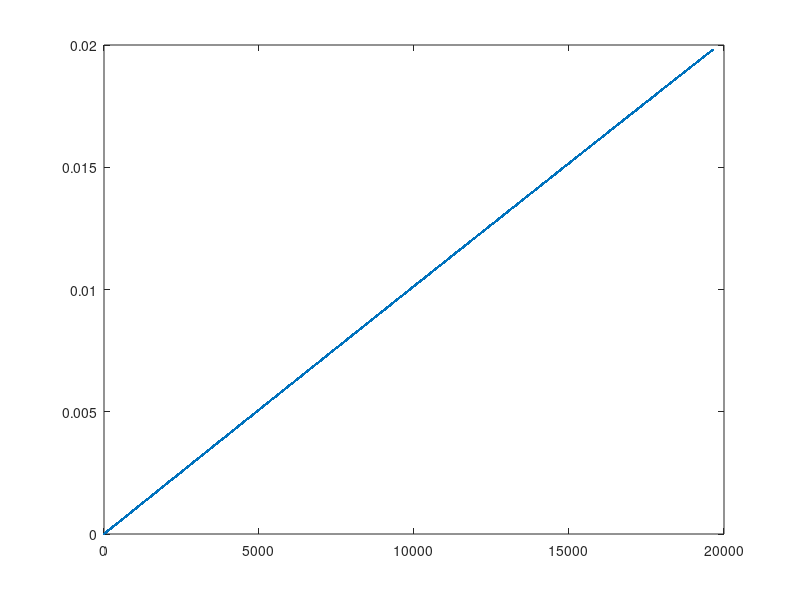

MATLAB code for this plot: (Note: this script raises an error after producing the figure.)
clear
width = 9.5;
height = 3;


XData = [1,4,13,8,16]';
%q_data = rand(5,1);%[0.1,3,0.1,2,9]';
%q_data = [0.1,3,0.001,2,100]'

q_data =     10000*[0.1289
    0.4607
    0.9816
    0.0564
    0.8555];

% XData = 1;
% q_data = 1;

mu_t_r = 100*max(q_data);
tilde = @(q) log(q/mu_t_r + 1);

q = linspace(0,2*max(q_data),1000);
figure(3)
plot(q, tilde(q), '.')


XStar = linspace(min(XData)-15,max(XData)+15,1000)';


covvy=struct('covfn',@(varargin) versatile_cov_fn('sqdexp',varargin{:}));

% set the priors for our hyperparameters. NSamples is the number of samples
% taken in the initial grid for that hyperparameter. After the action of
% ML/HMC/AHS, of course, those samples will almost certainly be moved into
% non-grid locations.
covvy.hyperparams(1)=struct('name','mean',...
    'priorMean',0,'priorSD',0.0001,'NSamples',1,'type','inactive');
covvy.hyperparams(numel(covvy.hyperparams)+1)=struct('name','logNoiseSD',...
    'priorMean',-100,'priorSD',0.5,'NSamples',1,'type','inactive');
covvy.hyperparams(numel(covvy.hyperparams)+1)=struct('name','logInputScale1',...
    'priorMean',log(0.5),'priorSD',0.6,'NSamples',100,'type','real');
covvy.hyperparams(numel(covvy.hyperparams)+1)=struct('name','logOutputScale',...
    'priorMean',log(1),'priorSD',2,'NSamples',1,'type','inactive');

% Number of iterations to allow the integration algorithm        
num_steps=100;

% perform the predictions using either predict_ML_old, predict_HMC or
% predict_ahs
[mean_r,sd_r,covvy2,closestInd]=predict_ML_old(XStar,XData,q_data,covvy,num_steps);
covvy2.hypersamples(closestInd).hyperparameters

hps = covvy2.hypersamples(closestInd).hyperparameters;
q_input_scale = exp(hps(3));


%[sd,obs,mn] = laplot_nice('Regression1',XData,q_data,XStar,mean_r,sd_r,'$x$','$y$',[],[1 0 0],'wide');
%axis([0 11 2 7])
%set(gca,'XTickLabel',{'-pi','-pi/2','0','pi/2','pi'})
%legend([sd,mn,obs],'$\pm$ $$ 1SD','Mean','Observations','Location','NorthEast')




figure(1)
clf
scrsz = get(0,'ScreenSize');
% 
set(gcf,'units','centimeters')
set(gcf,'Position',[1 1 width height])


hold on

ylabel('$\tilde{q}$','Rotation',0);


covvy.hyperparams(4)=struct('name','logOutputScale',...
    'priorMean',log(0.005),'priorSD',2,'NSamples',1,'type','real');

[mean_t_r,sd_t_r,covvy2,closestInd]=...
    predict_ML_old(XStar,XData,tilde(q_data),covvy,num_steps);
hps = covvy2.hypersamples(closestInd).hyperparameters;

length_scales = exp(hps(3));
t_q_input_scale = length_scales;

% mean_t_r = exp(mean_r2-sd_r2.^4)*Sig;
% TildeYNegSD = exp(mean_r2-sd_r2.^4+sd_r2.^2)*Sig;
% TildeYPosSD = exp(mean_r2-sd_r2.^4-sd_r2.^2)*Sig;


t_mean_r = tilde(mean_r);

axis([min(XStar),max(XStar),-2e-3,11e-3])
%axis([0 15 -5 100])
rmn = plot(XStar,(mean_t_r),'Color',[0 0 0.8]);
amn = plot(XStar,(t_mean_r),'--','Color',[0.8 0 0]);

obs = plot(XData,tilde(q_data),'.k','MarkerSize',12)

mf_legend([rmn,amn,obs],{'$m_{\tr|s}$','$t_r(m_{r|s})$','$\tvr_s$'},'EastOutside',6)


xlab=xlabel('$\phi$');
xlabpos = get(xlab,'Position');
xlabpos(1) = xlabpos(1)-3;
xlabpos(2) = xlabpos(2)+0.004;
set(xlab,'Position',xlabpos);

set(gca, 'TickDir', 'out')
matlabfrag('~/Documents/SBQ/logGP_vs_GP')
fh = figure(2)
clf

hold on




epsil = mean_r .* (mean_t_r-t_mean_r);


xlim([min(XStar),max(XStar)])

set(gcf,'units','centimeters','Position',[1 1 width height])

%obs = plot(XData,0*XData,'.k','MarkerSize',14)

%length_scales = exp(hps(3));
box = [min(XData)-3*length_scales;max(XData)+3*length_scales];
xc = find_farthest(XData, box, 11, length_scales);

x_cs = [xc;XData];
eps_cs = [epsil(find_list(XStar,xc));0*XData];

[EpsMean,EpsSD, covvy3, best_ind]=predict_ML_old(XStar,x_cs,eps_cs,covvy,num_steps);


hps = covvy3.hypersamples(closestInd).hyperparameters;
eps_input_scale = exp(hps(3));

sdp = shaded_sd(XStar,EpsMean,EpsSD);
obs = plot(x_cs,eps_cs,'MarkerSize',12);
mn = plot(XStar,EpsMean);
dif = plot(XStar,epsil,'k','LineWidth', 0.75);

set(gca, 'TickDir', 'out')
set(gca, 'Box', 'off', 'FontSize', 10); 
set(fh, 'color', 'white'); 
set(gca, 'YGrid', 'off');

set(mn, ... 
  'LineStyle', '-', ...
  'LineWidth', 0.75, ...
  'Marker', 'none', ...
  'MarkerSize', 10, ...
  'Color', [0 0 0.8] ...
  );

set(obs, ... 
  'LineStyle', 'none', ...
  'LineWidth', 0.5, ...
  'Marker', '.', ...
  'Color', [0.2 0.2 0.2] ...
  );

%[0.25 0.8 0.2 0.2]

a= mf_legend([dif,obs,mn,sdp],{'$\de$','$\vect{\epsilon}_{rr,c}$','$m_{\de|c}$','$\pm\sqrt{C}_{\de|c}$'},'EastOutside',6);%,'Orientation','Horizontal')

ylabel('$\de$','Rotation',0);
set(gca, 'TickDir', 'out')
ylim([-0.6 1.2])

xlab=xlabel('$\phi$');
xlabpos = get(xlab,'Position');
xlabpos(1) = xlabpos(1)-3;
xlabpos(2) = xlabpos(2) + 0.5;
set(xlab,'Position',xlabpos);

matlabfrag('~/Documents/SBQ/logGP_vs_GP_delta')


%cd ~/Documents/mikesthesis/contents/Marginalising/
%postlaprint(gcf,'logGP_vs_GP','thesis_full')


%x=linspace(0,10,1000);figure;f=1./x.*normpdf(log(x),1,0.1);plot(x,f)